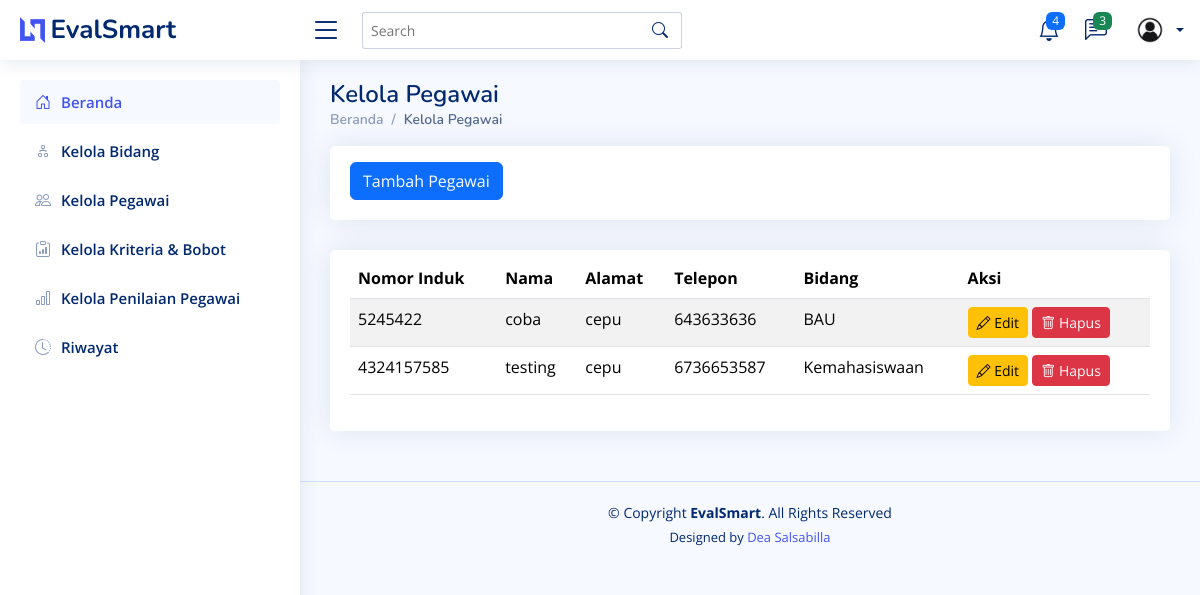
/pegawai/, run on an earlier commit of the app's database.
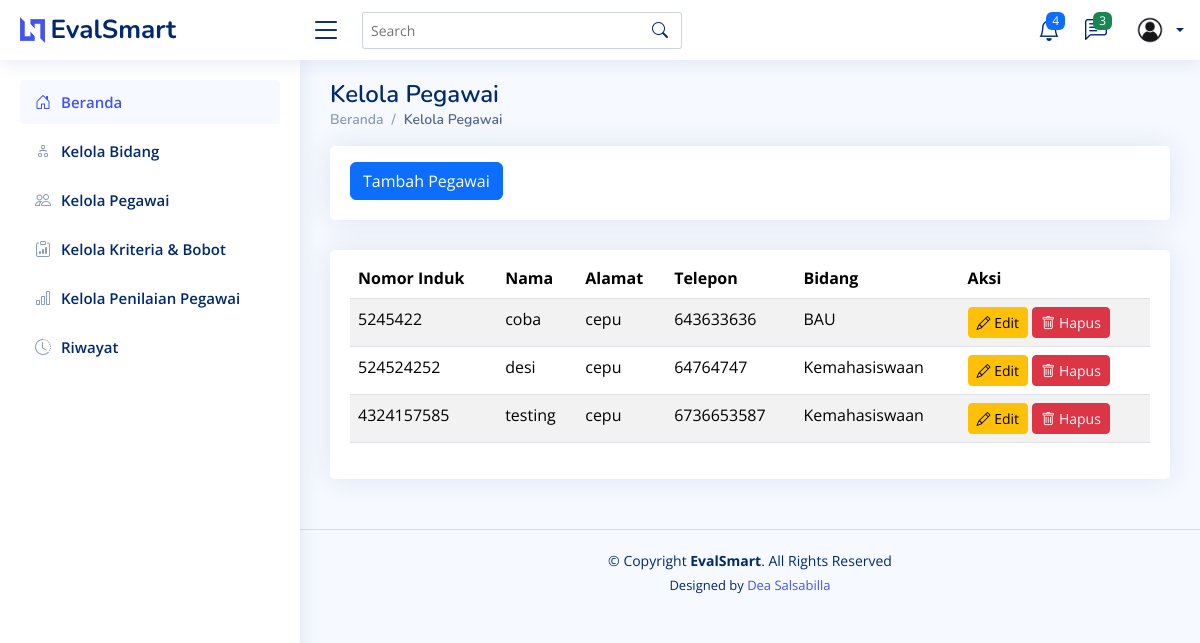
And on a later commit of the database.
### testing/models.py (models this page shows, shortened)
class Pegawai(models.Model):
    id = models.AutoField(primary_key=True)  # ID otomatis
    nomor_induk = models.CharField(max_length=20, unique=True)  # Nomor induk pegawai
    nama = models.CharField(max_length=100)  # Nama pegawai
    alamat = models.TextField()  # Alamat pegawai
    no_telp = models.CharField(max_length=15)  # Nomor telepon pegawai
    bidang = models.ForeignKey(Bidang, on_delete=models.CASCADE)  # Relasi ke tabel Bidang
    class Meta:
        verbose_name_plural = "Pegawai"
        ordering = ['nama']

class Bidang(models.Model):
    id = models.AutoField(primary_key=True)
    nama = models.CharField(max_length=255)
    def __str__(self):  # Nama method harus __str__ (dua garis bawah di kiri dan kanan)
        return self.nama
    class Meta:
        verbose_name_plural = "Bidang"
        ordering = ['id']

### testing/views.py (the view)
# urls.py: path("pegawai/", views.pegawai, name="pegawai"),
def pegawai(request):
    pegawais = Pegawai.objects.all()
    return render(request, 'pegawai.html', {'pegawais' : pegawais})

### testing/templates/pegawai.html (shortened to what this page needs)
<!DOCTYPE html>
<html lang="en">
  <head>
    {% load static %}
    <link href="{% static 'assets/vendor/bootstrap/css/bootstrap.min.css' %}" rel="stylesheet" />
    <link href="{% static 'assets/vendor/bootstrap-icons/bootstrap-icons.css' %}" rel="stylesheet" />
    <link href="{% static 'assets/vendor/boxicons/css/boxicons.min.css' %}" rel="stylesheet" />
    <link href="{% static 'assets/vendor/quill/quill.snow.css' %}" rel="stylesheet" />
    <link href="{% static 'assets/vendor/quill/quill.bubble.css' %}" rel="stylesheet" />
    <link href="{% static 'assets/vendor/remixicon/remixicon.css' %}" rel="stylesheet" />
    <link href="{% static 'assets/vendor/simple-datatables/style.css' %}" rel="stylesheet" />
    <link href="{% static 'assets/css/style.css' %}" rel="stylesheet" />
  </head>
  <body>
    {% include 'partials/header.html' %}
    {% include 'partials/sidebar.html' %}
    <main id="main" class="main">
      <div class="pagetitle">
        <h1>Kelola Pegawai</h1>
        <nav>
          <ol class="breadcrumb">
            <li class="breadcrumb-item">
              <a href="{% url 'home' %}">Beranda</a>
            </li>
            <li class="breadcrumb-item active">Kelola Pegawai</li>
          </ol>
        </nav>
      </div>
      <div class="row">
        <div class="col-lg-12">
          <div class="card">
            <div class="card-body">
              <button class="btn btn-primary mt-3"><a href="{% url 'tambah_pegawai' %}" style="color: white; text-decoration: none;">Tambah Pegawai</a></button>
            </div>
          </div>
        </div>
      </div>
      <section class="section">
        <div class="row">
          <div class="col-lg-12">
            <div class="card">
              <div class="card-body">
                <table class="table table-striped mt-2">
                  <thead>
                    <tr>
                      <th scope="col">Nomor Induk</th>
                      <th scope="col">Nama</th>
                      <th scope="col">Alamat</th>
                      <th scope="col">Telepon</th>
                      <th scope="col">Bidang</th>
                      <th scope="col">Aksi</th>
                    </tr>
                  </thead>
                  <tbody>
                    <tr>
                      {% for pegawai in pegawais %}
                      <td>{{ pegawai.nomor_induk }}</td>
                      <td>{{ pegawai.nama }}</td>
                      <td>{{ pegawai.alamat }}</td>
                      <td>{{ pegawai.no_telp }}</td>
                      <td>{{ pegawai.bidang }}</td>
                      <td>
                        <a href="{% url 'edit_pegawai' pegawai.id %}" class="btn btn-warning btn-sm"><i class="bi bi-pencil"></i> Edit</a>
                        <form action="{% url 'delete_pegawai' pegawai.id %}" method="post" style="display:inline;">
                          <button type="submit" class="btn btn-danger btn-sm" onclick="return confirm('Apakah Anda yakin ingin menghapus data ini?');"><i class="bi bi-trash"></i> Hapus</button>
                        </form>
                      </td>
                    </tr>
                  {% empty %}
                    <tr>
                      <td colspan="6" class="text-center">Tidak ada data</td>
                    </tr>
                  {% endfor %}
                  </tbody>
                </table>
              </div>
            </div>
          </div>
        </div>
      </section>
    </main>
    {% include 'partials/footer.html' %}
  </body>
</html>

What changed in the data, as far as the page shows it:
added Pegawai: nomor_induk "524524252", nama "desi", alamat "cepu", no_telp "64764747", bidang "Kemahasiswaan"
